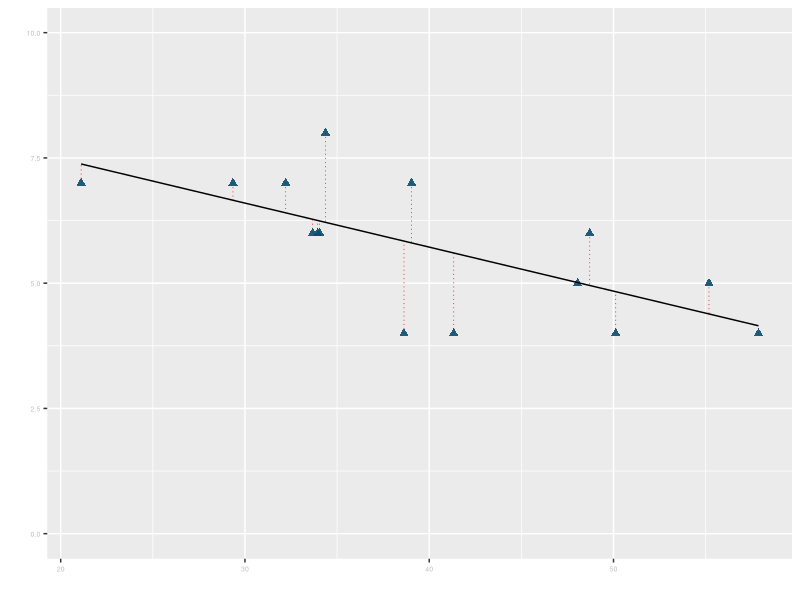

Reproduce this figure in R. (Note: this script raises an error after producing the figure.)
library(tidyverse)


# SIMPLE REGRESSION ----
  ## Data simulation ----
  ## Context 👇
  ## We have been provided with pain intensity on the forearm at a standard heat level,
  ## as well as the VO2peak of 15 participants.
  
  set.seed(42)
  n <- 15 # Number of participants
  # A tibble is a type of able used in R. They are similar to data frames.
  simpleRegression.data <- tibble(
    # Set subject's unique ID from 1 to 15.
    id = 1:n,
    # Generate a set of 15 random numbers following a normal distribution with a
    # mean of 35 and a standard deviation of 10 (arbitrary values).
    vo2peak = round(rnorm(n, mean = 35, sd = 10),2),
    # Generate a set of 15 random numbers following a normal distribution that will
    # be negatively related to vo2peak
    pain = round(6 - scale(vo2peak)[,1] + rnorm(n, mean = 0, sd = 0.75))
  )
  
  ## Linear regression with optim() ----
  
  # This is the function were are trying to minimize, i.e., the error sum of squares
  # This actually just measures the sum of the squared residuals
  sse <- function(params, x, y){
    b0 <- params[1]                      # Intercept
    b1 <- params[2]                      # Slope
    predictions <- b0 + b1*x             # Traditional regression formula
    residuals <- y - predictions         # Vector containing all residuals
    sum(residuals^2)                     # Error sum of squares
  }
  
  # Optimize the function sse, 
  # i.e., finds params allowing sse to return the lowest value possible
  optim(
    par = c(b0 = 0, b1 = 0),
    fn = sse,
    x = simpleRegression.data$vo2peak,
    y = simpleRegression.data$pain,
    control = list(
      reltol = 1e-16
    )
  )
  
  ## Linear regression using closed-form equation ----
  # We need our data as vector for further use
  vo2peak.vector <- simpleRegression.data$vo2peak
  pain.vector <- simpleRegression.data$pain
  
  # Linear algebra
  X <- cbind(1, vo2peak.vector)  # Design matrix (X)
  y <- pain.vector               # Response vector (y)
  
  varianceCovariance <- t(X) %*% X
  crossproduct <- t(X) %*% y
  varianceCovarianceInverse <- solve(varianceCovariance)
  betas <- varianceCovarianceInverse %*% crossproduct
  
  # Additional challenges....
  # Can you figure out why these lines give the elements of the variance-covariance matrix?
  sum(X[,1] * t(X)[1,])   # First element
  sum(X[,2] * t(X)[2,])   # Diagonal
  sum(X[,1] * t(X)[2,])   # Off-diagonal (top-right)
  sum(X[,2] * t(X)[1])    # Off-diagonal (bottom-left)
  # Can you figure out why these lines give us both rows of the cross-product matrix?
  sum(t(X)[1,] * y) # First row
  sum(t(X)[2,] * y) # Second row
  # Can you figure out why these lines give us the betas?
  sum(varianceCovarianceInverse[1,] * crossproduct[,1])
  sum(varianceCovarianceInverse[2,] * crossproduct[,1])
  
  
  ## Linear model with lm() ----
  simpleRegression.lm <- lm(data = simpleRegression.data, pain ~ vo2peak)
  summary(simpleRegression.lm)
  
  simpleRegression.sse <- sum((fitted(simpleRegression.lm) - mean(simpleRegression.data$pain))^2)
  
  ## Scatterplots ----
  
  simpleRegressionResiduals.plot <- simpleRegression.data %>%
    # Add a predicted pain column to control the red lines
    mutate(predictedPain = predict(simpleRegression.lm)) %>%
    ggplot(aes(x = vo2peak, y = pain)) +
      #Draw vertical red lines from each observation to the regression line
      geom_segment(aes(x = vo2peak, xend = vo2peak, yend = predictedPain),
                   linetype = 'dotted', color = 'red', linewidth  = 0.25) +
      # Draw all observation as blue triangles
      geom_point(shape = 'triangle', color = '#0a4c6e', alpha = 0.9, size = 2) +
      # Draw the regression line (method = 'lm' ensures we have the correct line)
      geom_smooth(method = 'lm', se = FALSE, color = 'black', linewidth = 0.5) +
      scale_y_continuous(limits = c(0,10)) +
      # Some aesthethic parameters
      labs(x = 'VO2max', y = 'Pain level') +
      theme(
        plot.background = element_rect(fill = 'transparent'),
        axis.title = element_text(size = 10, face = 'bold', color = 'white'),
        axis.text = element_text(color = 'grey', size = 5),
        legend.position = 'none'
      )
  
  # Change axis title to white and axis text to grey for GitHub. Save as *.png. 
  ggsave(simpleRegressionResiduals.plot, 
         file = 'General Linear Model/Figures/plot_regression-residuals-github.png',
         width = 6, height = 4.5, dpi = 'retina', units = 'cm', bg = 'transparent')
  
  simpleRegressionMean.plot <- simpleRegression.data %>%
    ggplot(aes(x = vo2peak, y = pain)) +
      #Draw vertical red lines from each observation to the mean of pain
      geom_segment(aes(x = vo2peak, xend = vo2peak, yend = mean(simpleRegression.data$pain)),
                 linetype = 'dotted', color = 'red', linewidth  = 0.25) +
      # Draw all observation as blue triangles
      geom_point(shape = 'triangle', color = '#0a4c6e', alpha = 0.9, size = 2) +
      # Draw the regression line (method = 'lm' ensures we have the correct line)
      geom_smooth(method = 'lm', se = FALSE, color = 'black', linewidth = 0.5) +
      # Draw a dashed horizontal line at the mean of pain
      geom_hline(yintercept = regression.mean, linetype = 'dashed') +
      scale_y_continuous(limits = c(0,10)) +
      # Some aesthethic parameters
      labs(x = 'VO2max', y = 'Pain level') +
      theme(
        plot.background = element_rect(fill = 'transparent'),
        axis.title = element_text(size = 10, face = 'bold', color = 'white'),
        axis.text = element_text(color = 'grey', size = 5),
        legend.position = 'none'
      )
  
  # Change axis title to white and axis text to grey for GitHub. Save as *.png. 
  ggsave(simpleRegressionMean.plot, file = 'General Linear Model/Figures/plot_regression-mean-github.png',
         width = 6, height = 4.5, dpi = 'retina', units = 'cm', bg = 'transparent')

# ANALYSIS OF VARIANCE ----
## Data simulation ----
## Context 👇
## Thee groups: non-athletes, non-contact athletes and contact athletes
## Pain levels measured three times on the forearm of each participants

set.seed(42)
n <- 5 # n per group
groups <- c('nonAthlete', 'nonContactAthlete', 'contactAthlete')

# Simulate thermal pain in all three groups (N = 60, n = 30)
# Create a tibble containing 3 pain scores per participant
data <- purrr::map_df(groups, ~tibble(
  id = rep(1:n, each = 3),
  group = factor(.x),
  pain = case_when(
    .x == 'nonAthlete' ~ rnorm(3 * n, mean = 5.5, sd = 1),          # Higher pain
    .x == 'nonContactAthlete' ~ rnorm(3 * n, mean = 5, sd = 1.25),   # Moderate pain
    .x == 'contactAthlete' ~ rnorm(3 * n, mean = 4.5, sd = 1.15)       # Lower pain
    )
  )) %>%
  mutate(
    id = rep(1:(n * length(groups)), each = 3),
    group = factor(group,
                      labels = c('Non-athletes', 'Non-contact athletes', 'Contact athletes'))
  )

plot.groupColors = c('Non-athletes' = 'grey',
                     'Non-contact athletes' = '#0a4c6e',
                     'Contact athletes' = '#E69F00')

plot.groupShapes = c('Non-athletes' = 'circle',
                     'Non-contact athletes' = 'square',
                     'Contact athletes' = 'triangle')



data.anova <- data %>%
group_by(id, group) %>%
summarize(pain = mean(pain)) %>%
ungroup()

anova.groupMean <- data.anova %>%
  group_by(group) %>%
  summarize(groupMean = mean(pain))

data.anova <- data.anova %>%
  left_join(anova.groupMean, by = 'group')


## ANOVA ----
anova.grandMean <- mean(data.anova$pain)                             # Grand mean
anova.sst <- sum((data.anova$pain - anova.grandMean)^2)              # Total sum of squares
anova.ssm <- sum((data.anova$groupMean - anova.grandMean)^2)         # Model sum of squares
anova.dfm <- length(anova.groupMean$group) - 1                       # Model's degree of fredoom
anova.ssr <- sum((data.anova$pain - data.anova$groupMean)^2)         # Residual sum of squares
anova.dfr <- length(data.anova$id) - length(anova.groupMean$group)   # Residual's degree of freedom
anova.msm <- anova.ssm / anova.dfm                                   # Model's mean square
anova.msr <- anova.ssr / anova.dfr                                   # Residual's mean square
anova.f   <- anova.msm / anova.msr


## Scatterplots ----
  plot.sst <- ggplot(data.anova, aes(x = id, y = pain,
                                     shape = group, color = group)) +
    # Horizontal and vertical lines
    geom_hline(yintercept = anova.grandMean, linetype = 'dashed', color = 'black') +
    geom_segment(aes(x = id, xend = id, y = pain, yend = grandMean),
                 linetype = 'dotted', color = 'red', linewidth  = 0.5) +
    # Scatterplot
    geom_point(size = 2, alpha = 0.90) +
    # Aesthethic
    scale_color_manual(values = plot.groupColors) +
    scale_shape_manual(values = plot.groupShapes) +
    facet_wrap(~group, scales = 'free_x') +
    labs(title = 'Pain level for all groups',
         x = 'Participants', y = 'Pain level') +
    theme(
      axis.title.y = element_text(size = 15, face = 'bold'),
      axis.text = element_blank(),
      axis.ticks = element_blank(),
      legend.position = 'none'
    )
  
  ggsave(plot = plot.sst, file = 'LMM vs ANOVA/Figures/plot_ANOVA-sst.tiff',
         width = 4, height = 3, dpi = 'retina')
    
  
  plot.ssm <- ggplot(data.anova, aes(x = id, y = pain,
                                     shape = group, color = group)) +
    # Horizontal and vertical lines
    geom_hline(aes(yintercept = groupMean), linetype = 'dashed') +
    geom_segment(aes(x = id, xend = id, y = groupMean, yend = grandMean),
                 linetype = "dotted", color = 'red', linewidth  = 0.5) +
    geom_hline(aes(yintercept = grandMean), linetype = 'dashed') +
    geom_point(size = 2, alpha = 0.90) +
    scale_color_manual(values = plot.groupColors) +
    scale_shape_manual(values = plot.groupShapes) +
    facet_wrap(~group, scales = 'free_x') +
    labs(title = 'Pain level for all groups',
         x = 'Participants', y = 'Pain level') +
    theme(
      axis.title.y = element_text(size = 15, face = 'bold'),
      axis.text = element_blank(),
      axis.ticks = element_blank(),
      legend.position = 'none'
    )
  
  ggsave(plot = plot.ssm, file = 'LMM vs ANOVA/Figures/plot_ANOVA-ssm.tiff',
         width = 4, height = 3, dpi = 'retina')
  
  
  plot.ssr <- ggplot(data.anova, aes(x = id, y = pain,
                                     shape = group, color = group)) +
    # Horizontal and vertical lines
    geom_hline(aes(yintercept = groupMean), linetype = 'dashed') +
    geom_segment(aes(x = id, xend = id, yend = groupMean),
                 linetype = "dotted", color = 'red', linewidth  = 0.5) +
    geom_point(size = 2, alpha = 0.90) +
    scale_color_manual(values = plot.groupColors) +
    scale_shape_manual(values = plot.groupShapes) +
    facet_wrap(~group, scales = 'free_x') +
    labs(title = 'Pain level for all groups',
         x = 'Participants', y = 'Pain level') +
    theme(
      axis.title.y = element_text(size = 15, face = 'bold'),
      axis.text = element_blank(),
      axis.ticks = element_blank(),
      legend.position = 'none'
    )
  
  ggsave(plot = plot.ssr, file = 'LMM vs ANOVA/Figures/plot_ANOVA-ssr.tiff',
         width = 4, height = 3, dpi = 'retina')
